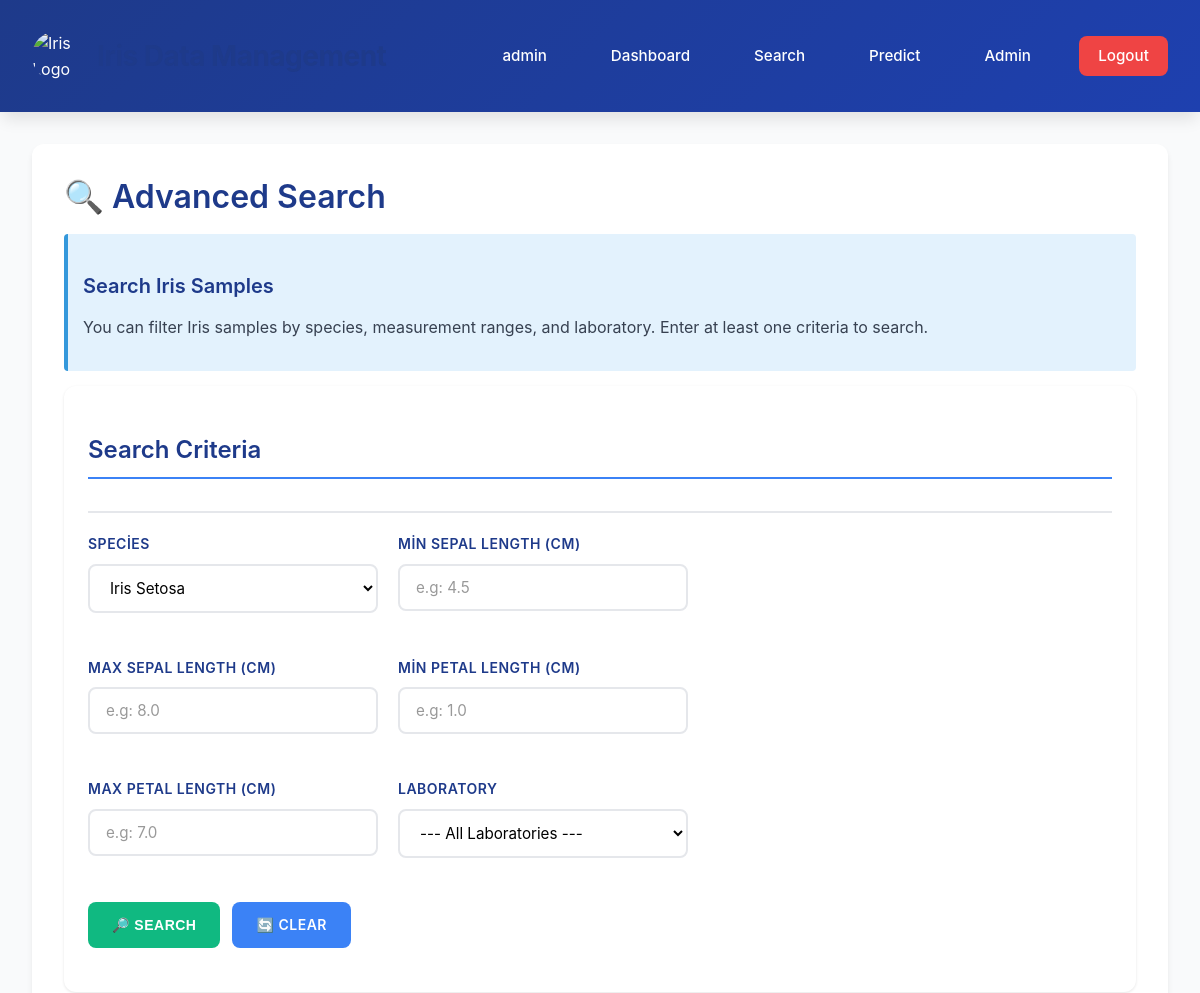
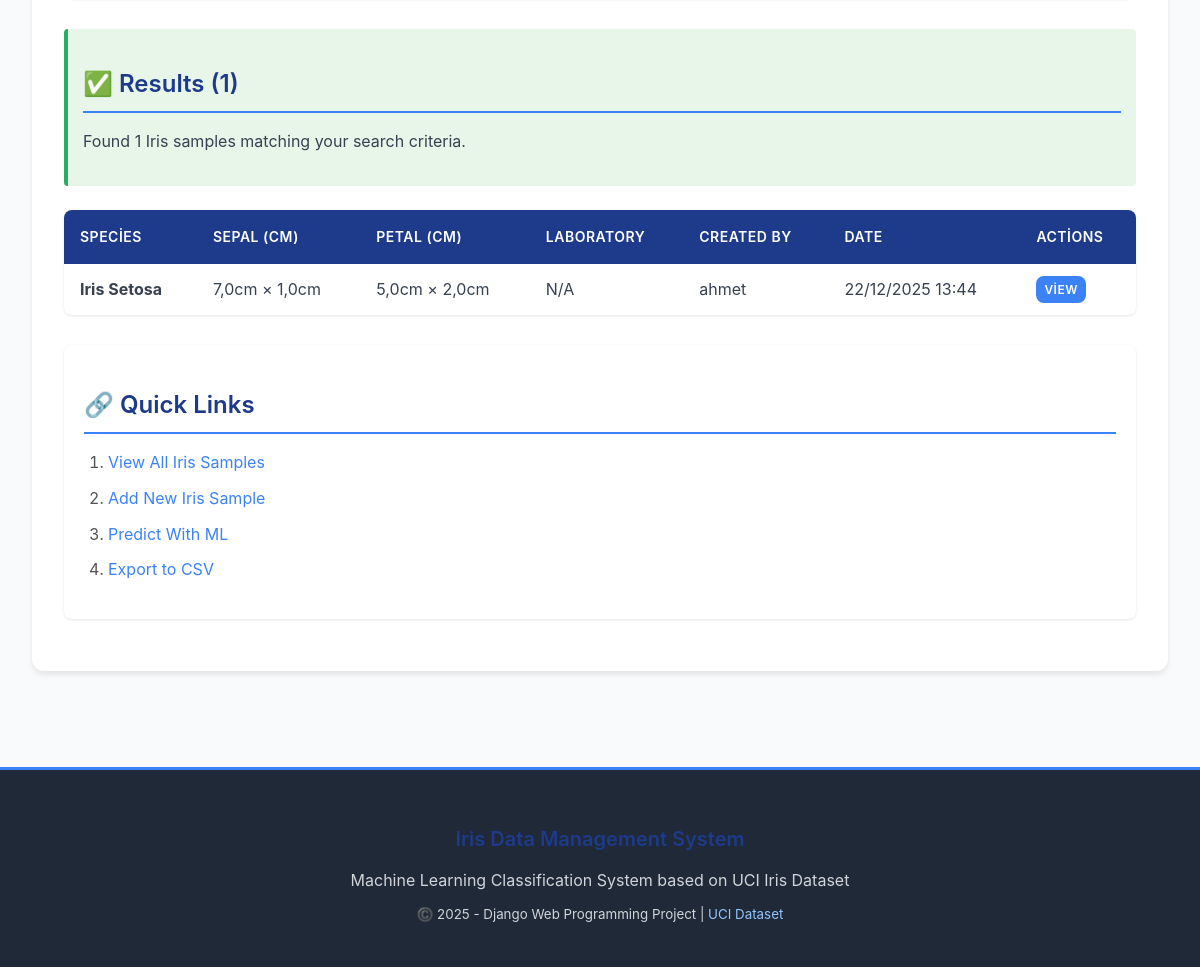
Screenshot of /search/?species=setosa (signed in) with the database file from the repository (2 pictures, top to bottom).
### iris_app/models.py (models this page shows, shortened)
class IrisPlant(models.Model):
    SPECIES_CHOICES = [
        ('setosa', 'Iris Setosa'),
        ('versicolor', 'Iris Versicolor'),
        ('virginica', 'Iris Virginica'),
    ]
    sepal_length = models.FloatField(
        verbose_name="Sepal Uzunluğu (cm)",
        validators=[MinValueValidator(0.0)],
        help_text="Sepal yapraklarının uzunluğu (santimetre cinsinden)"
    )
    sepal_width = models.FloatField(
        verbose_name="Sepal Genişliği (cm)",
        validators=[MinValueValidator(0.0)],
        help_text="Sepal yapraklarının genişliği (santimetre cinsinden)"
    )
    petal_length = models.FloatField(
        verbose_name="Petal Uzunluğu (cm)",
        validators=[MinValueValidator(0.0)],
        help_text="Petal yapraklarının uzunluğu (santimetre cinsinden)"
    )
    petal_width = models.FloatField(
        verbose_name="Petal Genişliği (cm)",
        validators=[MinValueValidator(0.0)],
        help_text="Petal yapraklarının genişliği (santimetre cinsinden)"
    )
    species = models.CharField(
        max_length=50,
        choices=SPECIES_CHOICES,
        verbose_name="Tür",
        help_text="Iris bitki türü (setosa, versicolor veya virginica)"
    )
    lab = models.ForeignKey(
        Laboratory,
        on_delete=models.SET_NULL,
        null=True,
        blank=True,
        verbose_name="Laboratuvar",
        related_name='iris_plants',
        help_text="Bu örneğin kaynağı olan laboratuvar"
    )
    created_by = models.ForeignKey(
        User,
        on_delete=models.CASCADE,
        verbose_name="Oluşturan Kullanıcı",
        related_name='iris_plants',
        help_text="Bu kaydı oluşturan kullanıcı"
    )
    created_at = models.DateTimeField(
        auto_now_add=True,
        verbose_name="Oluşturulma Tarihi"
    )
    updated_at = models.DateTimeField(
        auto_now=True,
        verbose_name="Güncellenme Tarihi"
    )
    class Meta:
        ordering = ['-created_at']
        verbose_name = 'Iris Örneği'
        verbose_name_plural = 'Iris Örnekleri'
        indexes = [
            models.Index(fields=['species']),
            models.Index(fields=['created_at']),
            models.Index(fields=['created_by']),
        ]

### iris_app/views.py (the view)
# urls.py: path('search/', views.iris_search, name='iris_search'),
@login_required(login_url='login')
def iris_search(request):
    form = IrisSearchForm(request.GET or None)
    results = IrisPlant.objects.all().select_related('lab', 'created_by')
    search_performed = False
    if request.method == 'GET' and request.GET:
        form = IrisSearchForm(request.GET)
        if form.is_valid():
            search_performed = True
            species = form.cleaned_data.get('species')
            if species:
                results = results.filter(species=species)
            min_sepal_length = form.cleaned_data.get('min_sepal_length')
            if min_sepal_length is not None:
                results = results.filter(sepal_length__gte=min_sepal_length)
            max_sepal_length = form.cleaned_data.get('max_sepal_length')
            if max_sepal_length is not None:
                results = results.filter(sepal_length__lte=max_sepal_length)
            min_petal_length = form.cleaned_data.get('min_petal_length')
            if min_petal_length is not None:
                results = results.filter(petal_length__gte=min_petal_length)
            max_petal_length = form.cleaned_data.get('max_petal_length')
            if max_petal_length is not None:
                results = results.filter(petal_length__lte=max_petal_length)
            lab = form.cleaned_data.get('lab')
            if lab:
                results = results.filter(lab=lab)
    else:
        form = IrisSearchForm()
    context = {
        'form': form,
        'results': results,
        'result_count': results.count(),
        'search_performed': search_performed,
    }
    return render(request, 'iris_app/search.html', context)

### iris_app/templates/iris_app/search.html (shortened to what this page needs)
{% extends 'iris_app/base.html' %}
{% load static %}
{% block content %}
<h1>🔍 Advanced Search</h1>
<div class="div-info">
    <h3>Search Iris Samples</h3>
    <p>You can filter Iris samples by species, measurement ranges, and laboratory. Enter at least one criteria to search.</p>
</div>
<div class="card">
    <div class="card-header">
        <h2>Search Criteria</h2>
    </div>
    <div class="card-body">
        <form method="GET" novalidate>
            <div style="display: grid; grid-template-columns: repeat(auto-fit, minmax(280px, 1fr)); gap: 20px;">
                <div class="form-group">
                    <label for="id_species">Species</label>
                    <select id="id_species" name="species" class="form-input">
                        <option value="setosa" {% if request.GET.species == 'setosa' %}selected{% endif %}>Iris Setosa</option>
                    </select>
                </div>
                <div class="form-group">
                    <label for="id_min_sepal_length">Min Sepal Length (cm)</label>
                    <input type="number" id="id_min_sepal_length" name="min_sepal_length" step="0.1" min="0" class="form-input" placeholder="e.g: 4.5" value="{{ request.GET.min_sepal_length }}">
                </div>
                <div class="form-group">
                    <label for="id_max_sepal_length">Max Sepal Length (cm)</label>
                    <input type="number" id="id_max_sepal_length" name="max_sepal_length" step="0.1" min="0" class="form-input" placeholder="e.g: 8.0" value="{{ request.GET.max_sepal_length }}">
                </div>
                <div class="form-group">
                    <label for="id_min_petal_length">Min Petal Length (cm)</label>
                    <input type="number" id="id_min_petal_length" name="min_petal_length" step="0.1" min="0" class="form-input" placeholder="e.g: 1.0" value="{{ request.GET.min_petal_length }}">
                </div>
                <div class="form-group">
                    <label for="id_max_petal_length">Max Petal Length (cm)</label>
                    <input type="number" id="id_max_petal_length" name="max_petal_length" step="0.1" min="0" class="form-input" placeholder="e.g: 7.0" value="{{ request.GET.max_petal_length }}">
                </div>
                <div class="form-group">
                    <label for="id_lab">Laboratory</label>
                    <select id="id_lab" name="lab" class="form-input">
                        <option value="">--- All Laboratories ---</option>
                    </select>
                </div>
            </div>
            <div class="btn-group" style="margin-top: 20px;">
                <button type="submit" class="btn btn-success">🔎 Search</button>
                <a href="{% url 'iris_search' %}" class="btn">🔄 Clear</a>
            </div>
        </form>
    </div>
</div>
{% if search_performed %}
    <div style="margin-top: 30px;">
        {% if results %}
            <div class="div-success">
                <h2>✅ Results ({{ result_count }})</h2>
                <p>Found {{ result_count }} Iris samples matching your search criteria.</p>
            </div>
            <table>
                <thead>
                    <tr>
                        <th>Species</th>
                        <th>Sepal (cm)</th>
                        <th>Petal (cm)</th>
                        <th>Laboratory</th>
                        <th>Created By</th>
                        <th>Date</th>
                        <th>Actions</th>
                    </tr>
                </thead>
                <tbody>
                    {% for sample in results %}
                    <tr>
                        <td><strong>{{ sample.get_species_display }}</strong></td>
                        <td>{{ sample.sepal_length }}cm × {{ sample.sepal_width }}cm</td>
                        <td>{{ sample.petal_length }}cm × {{ sample.petal_width }}cm</td>
                        <td>{{ sample.lab.name|default:"N/A" }}</td>
                        <td>{{ sample.created_by.username }}</td>
                        <td>{{ sample.created_at|date:"d/m/Y H:i" }}</td>
                        <td>
                            <a href="{% url 'iris_detail' sample.pk %}" class="btn" style="padding: 4px 8px; font-size: 12px;">View</a>
                        </td>
                    </tr>
                    {% endfor %}
                </tbody>
            </table>
        {% else %}
            <div class="div-danger">
                <h2>❌ No Results Found</h2>
                <p>No Iris samples match your search criteria. Please try different search parameters.</p>
                <a href="{% url 'iris_search' %}" class="btn" style="margin-top: 10px;">Clear Search</a>
            </div>
        {% endif %}
    </div>
{% endif %}
<div class="div-section" style="margin-top: 30px;">
    <h2>🔗 Quick Links</h2>
    <ol>
        <li><a href="{% url 'iris_list' %}">View All Iris Samples</a></li>
        <li><a href="{% url 'iris_create' %}">Add New Iris Sample</a></li>
        <li><a href="{% url 'iris_predict' %}">Predict With ML</a></li>
        <li><a href="{% url 'export_csv' %}">Export to CSV</a></li>
    </ol>
</div>
{% endblock %}

### iris_app/templates/iris_app/base.html (shortened to what this page needs)
{% load static %}
<!DOCTYPE html>
<html lang="tr">
<head>
    <link rel="stylesheet" href="{% static 'css/style.css' %}">
</head>
<body>
<header>
    <div class="container">
        <div style="display: flex; align-items: center; gap: 15px;">
            <img src="{% static 'images/iris-logo.png' %}"
                 alt="Iris Logo"
                 style="width: 50px; height: 50px; border-radius: 50%;">
            <h1>Iris Data Management</h1>
        </div>
        <nav>
            {% if user.is_authenticated %}
                <span>{{ user.first_name|default:user.username }}</span>
                <a href="{% url 'iris_list' %}">Dashboard</a>
                <a href="{% url 'iris_search' %}">Search</a>
                <a href="{% url 'iris_predict' %}">Predict</a>
                {% if user.is_staff %}
                    <a href="{% url 'admin:index' %}">Admin</a>
                {% endif %}
                <a href="{% url 'logout' %}" class="logout-btn">Logout</a>
            {% else %}
                <a href="{% url 'login' %}">Sign In</a>
                <a href="{% url 'register' %}">Sign Up</a>
            {% endif %}
        </nav>
    </div>
</header>
<div class="main-content">
    <div class="container">
        <div class="main-container">
            {% block content %}{% endblock %}
        </div>
    </div>
</div>
<footer>
    <h3>Iris Data Management System</h3>
    <p>Machine Learning Classification System based on UCI Iris Dataset</p>
    <p><small>©️ 2025 - Django Web Programming Project | <a href="https://archive.ics.uci.edu/ml/datasets/iris" target="_blank">UCI Dataset</a></small></p>
</footer>
</body>
</html>

### iris_app/static/css/style.css (style rules this page uses)
* { margin: 0; padding: 0; box-sizing: border-box; }
:root { --primary-color: #2c3e50; --secondary-color: #3498db; --success-color: #27ae60; --danger-color: #e74c3c; --warning-color: #f39c12; --info-color: #16a085; --light-bg: #ecf0f1; --dark-text: #2c3e50; --border-color: #bdc3c7; --shadow: 0 2px 8px rgba(0, 0, 0, 0.1); --shadow-lg: 0 4px 16px rgba(0, 0, 0, 0.15); }
html { scroll-behavior: smooth; }
body { font-family: 'Segoe UI', Tahoma, Geneva, Verdana, sans-serif; background-color: #f8f9fa; color: var(--dark-text); line-height: 1.6; margin: 0; padding: 0; }
header { background: linear-gradient(135deg, var(--primary-color) 0%, var(--secondary-color) 100%); color: white; padding: 20px 0; box-shadow: var(--shadow-lg); position: sticky; top: 0; z-index: 100; }
header h1 { font-size: 28px; font-weight: 600; margin: 0; letter-spacing: 1px; }
header nav { display: flex; gap: 25px; align-items: center; }
header nav a, header nav span { color: white; text-decoration: none; font-weight: 500; transition: all 0.3s ease; padding: 8px 12px; border-radius: 4px; }
header nav a.logout-btn { background-color: var(--danger-color); padding: 8px 16px; }
.container { max-width: 1200px; margin: 30px auto; padding: 0 20px; }
.main-container { background: white; border-radius: 8px; padding: 30px; box-shadow: var(--shadow); min-height: 60vh; }
h1, h2, h3, h4, h5, h6 { color: var(--primary-color); margin-top: 20px; margin-bottom: 15px; font-weight: 600; line-height: 1.4; }
h1 { font-size: 32px; }
h2 { font-size: 24px; border-bottom: 3px solid var(--secondary-color); padding-bottom: 10px; }
h3 { font-size: 20px; }
p { margin-bottom: 15px; color: #555; }
ul, ol { margin-left: 25px; margin-bottom: 15px; }
ul li, ol li { margin-bottom: 10px; color: #555; }
form { max-width: 600px; margin: 20px 0; }
.form-group { margin-bottom: 20px; display: flex; flex-direction: column; }
label { font-weight: 600; color: var(--primary-color); margin-bottom: 8px; font-size: 14px; }
.form-input, .form-select, .form-textarea, .form-file { padding: 12px; border: 2px solid var(--border-color); border-radius: 6px; font-size: 14px; font-family: inherit; transition: all 0.3s ease; background-color: white; }
.form-input::placeholder, .form-textarea::placeholder { color: #999; }
button, .btn, input[type="submit"], input[type="reset"] { padding: 12px 24px; background-color: var(--secondary-color); color: white; border: none; border-radius: 6px; font-size: 14px; font-weight: 600; cursor: pointer; transition: all 0.3s ease; display: inline-block; text-decoration: none; }
.btn-success { background-color: var(--success-color); }
.btn-group { display: flex; gap: 10px; margin-top: 20px; flex-wrap: wrap; }
table { width: 100%; border-collapse: collapse; margin: 20px 0; background-color: white; border-radius: 8px; overflow: hidden; box-shadow: var(--shadow); }
thead { background-color: var(--primary-color); color: white; }
th { padding: 15px; text-align: left; font-weight: 600; border: none; }
td { padding: 12px 15px; border-bottom: 1px solid var(--light-bg); }
tbody tr:last-child td { border-bottom: none; }
.card { background: white; border-radius: 8px; padding: 20px; margin-bottom: 20px; box-shadow: var(--shadow); transition: all 0.3s ease; }
.card-header { border-bottom: 2px solid var(--light-bg); padding-bottom: 15px; margin-bottom: 15px; }
.card-body { padding: 0; }
.div-section { padding: 20px; background: white; border-radius: 8px; margin-bottom: 20px; box-shadow: var(--shadow); }
.div-info { background-color: #e3f2fd; border-left: 4px solid var(--secondary-color); padding: 15px; border-radius: 4px; margin: 15px 0; }
.div-success { background-color: #e8f5e9; border-left: 4px solid var(--success-color); padding: 15px; border-radius: 4px; margin: 15px 0; }
a { color: var(--secondary-color); text-decoration: none; transition: all 0.3s ease; }
img { max-width: 100%; height: auto; border-radius: 8px; margin: 15px 0; }
footer { background-color: var(--primary-color); color: white; text-align: center; padding: 20px; margin-top: 50px; border-top: 3px solid var(--secondary-color); }
footer p { margin: 10px 0; color: white; }

### rows the page displays
IrisPlant: species "Iris Setosa", sepal_length "7,0", sepal_width "1,0", petal_length "5,0", petal_width "2,0", lab.name "N/A", created_by.username "ahmet", created_at "22/12/2025 13:44"

### other values shown
{{ user.first_name|default:user.username }} "admin"
{{ result_count }} "1"
